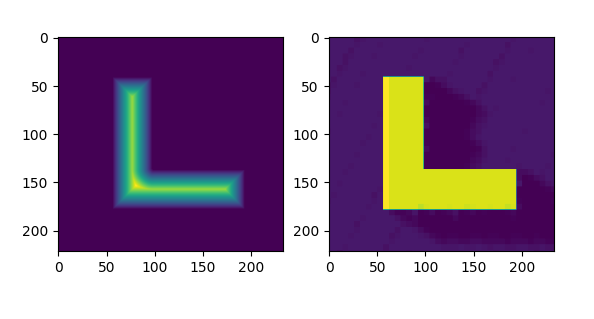
#> input picture prompt/img/L_heatmap.png, 594 x 319 px
$ python -i low_level.py   (imports and definitions only)
#> lines starting #> are read from the running program, lines starting #| are printed output that depends on the picture; after the words box and inside, x2 and y2 are one past the last pixel; in counts of white or black regions, pixels touching at a corner belong together
#> further down, picture is the input picture: shape (319, 594, 3); mean B, G, R 166.8, 142.4, 163.8
import cv2
import numpy as np

def generate_pick_probability_map(img, threshold=100,deterministic = False):
    # Load the image in grayscale
#> called with threshold = 100, deterministic = False
    img = cv2.cvtColor(img, cv2.COLOR_BGR2GRAY)
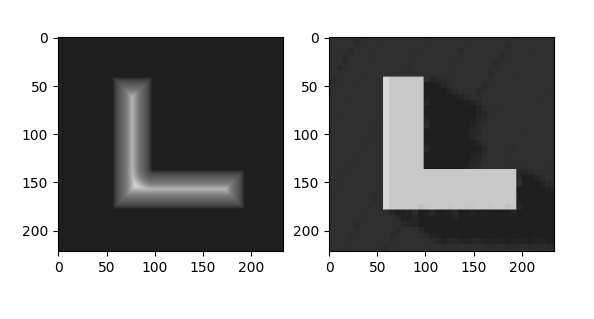
#> img: shape (319, 594); min 0, max 255, mean 151.4

    # Thresholding the image
    _, thresh = cv2.threshold(img, threshold, 255, cv2.THRESH_BINARY)
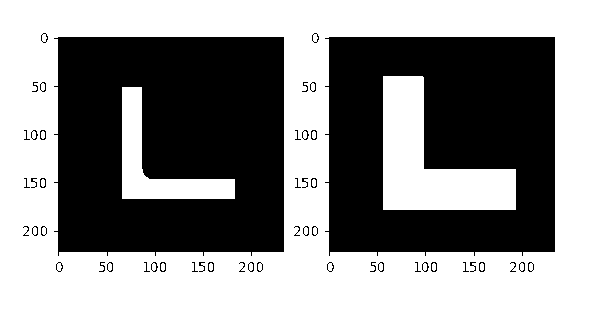
#> thresh: shape (319, 594); 55.1% white; 50 black regions (8 under 20 px), largest, box (x1, y1, x2, y2) and area: (54, 37, 284, 256) 44502, (325, 37, 555, 256) 39365, (40, 130, 46, 140) 28

    # Find contours
    contours, _ = cv2.findContours(thresh, cv2.RETR_EXTERNAL, cv2.CHAIN_APPROX_SIMPLE)
#> contours = [[[0, 0], [0, 318], [593, 318], [593, 0]]]

    # Sort contours by area in descending order, and keep the largest one
    contour = sorted(contours, key=cv2.contourArea, reverse=True)[0]
#> contour = [[0, 0], [0, 318], [593, 318], [593, 0]]

    # Create a blank probability map
    prob_map = np.zeros_like(img, dtype=float)

    # Traverse each pixel in the image
    for y in range(img.shape[0]):
        for x in range(img.shape[1]):
            # For each pixel, calculate its distance to the contour
            dist = cv2.pointPolygonTest(contour, (x, y), True)

            # If the pixel is inside the contour, update the probability map
            if dist > 0:
                if not deterministic:
                    prob_map[y, x] = np.clip(dist,0,3)
                else:
                    prob_map[y, x] = dist
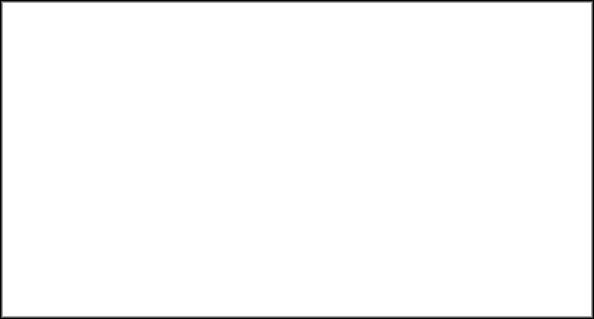
#> prob_map: shape (319, 594) float64; min 0, max 3, mean 2.94; drawn with min black and max white
                # prob_map[y, x] = dist

    # Normalize the probability map
    prob_map /= prob_map.sum()

    return prob_map

def calculate_placement_probability(picked_img, placed_img, threshold=100):
    # Preprocessing: Convert images to grayscale and threshold
    picked_gray = cv2.cvtColor(picked_img, cv2.COLOR_BGR2GRAY)
    _, picked_bin = cv2.threshold(picked_gray, threshold, 255, cv2.THRESH_BINARY)

    placed_gray = cv2.cvtColor(placed_img, cv2.COLOR_BGR2GRAY)
    _, placed_bin = cv2.threshold(placed_gray, threshold, 255, cv2.THRESH_BINARY)

    # Generate probability map
    prob_map = np.zeros_like(placed_gray, dtype=float)
    for x in range(placed_bin.shape[1]):
        for y in range(placed_bin.shape[0]):
            translation = np.array([x, y]) - np.array([placed_bin.shape[1]/2,placed_bin.shape[1]/2])
            M = np.float32([[1, 0, translation[0]], [0, 1, translation[1]]])
            picked_translated = cv2.warpAffine(picked_bin, M, (placed_bin.shape[1], placed_bin.shape[0]))
            intersection = np.logical_and(picked_translated, placed_bin).sum()
            prob_map[y, x] = intersection

    # Normalize the probability map
    prob_map /= prob_map.sum()

    return prob_map

>>> import cv2
>>> picture = cv2.imread('img/L_heatmap.png')
>>> result = generate_pick_probability_map(picture)
